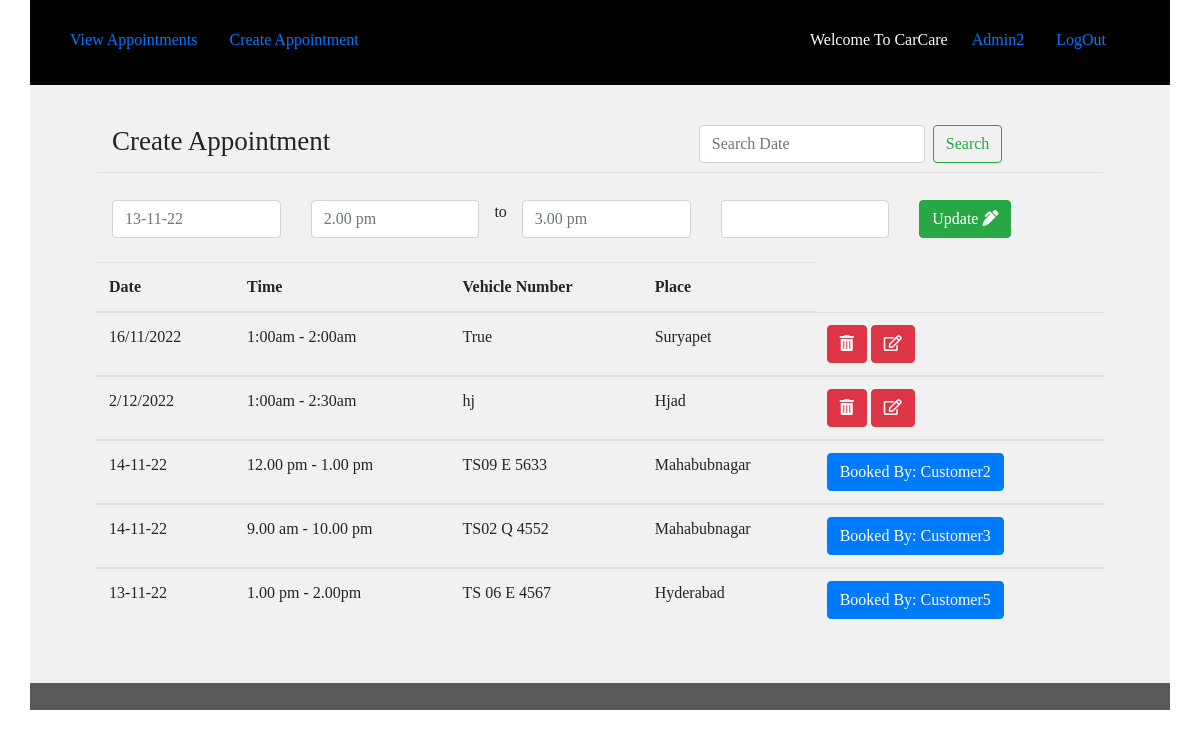
Screenshot of /teacher/create_appointment/update/5/ (signed in) with the database file from the repository.
### adminapp/models.py (models this page shows, shortened)
class Appointment(models.Model):
	user=models.ForeignKey(settings.AUTH_USER_MODEL,blank=True, null=True,on_delete=models.DO_NOTHING)
	date=models.CharField(max_length=50)
	time_start=models.CharField(max_length=50)
	time_end=models.CharField(max_length=50)
	vechilenum=models.CharField(max_length=50)
	appointment_with=models.CharField(max_length=50,blank=True)
	update_time=models.DateField(auto_now=True, auto_now_add=False)
	frist_time=models.DateField(auto_now=False, auto_now_add=True)
	place = models.CharField(max_length=61)

### adminapp/views.py (the view)
# urls.py: path('create_appointment/update/<int:id>/', teacher_appointment_update,name='teacher_appointment_update'),
def teacher_appointment_update(request,id):
	group_name=Group.objects.all().filter(user = request.user)# get logget user grouped name
	group_name=str(group_name[0]) # convert to string
	if "Admin" == group_name:
		user_name=request.user.get_username()#Getting Username
		appointment_list = Appointment.objects.all().order_by("-id").filter(user=request.user)
		q=request.GET.get("q") #search start
		if q:
			appointment_list=appointment_list.filter(date__icontains=q)
		else:
			appointment_list = appointment_list #search end
		single_appointment=ingle_appointment= Appointment.objects.get(id=id)
		form = AppointmentForm(request.POST or None, instance=single_appointment)
		if form.is_valid():
			    saving=form.save(commit=False)
			    saving.user=request.user
			    saving.save()
			    messages.success(request, 'Post Created Sucessfully')
			    return redirect('http://127.0.0.1:8000/teacher/create_appointment/')
		appointments= {
		    "query": appointment_list,
		    "user_name":user_name,
		    "form":form,
		}
		return render(request, 'admin_appointment_update.html', appointments )
	else:
		return redirect('http://127.0.0.1:8000/')

### adminapp/forms.py
class AppointmentForm(forms.ModelForm):
	class Meta:
		model=Appointment
		fields=[
		    "date",
		    "time_start",
		    "time_end",
		    "place",
		    "appointment_with"
		]

### templates/admin_appointment_update.html (shortened to what this page needs)
{% extends 'common_admin.html' %}
{% block common_admin %}
   <div class="student">
           <div class="container">
          <div class="row min-height">
              <div class="col-sm-12">
                            <div class="row main_boder">
                                <div class="col-sm-7">
                                     <h3 class="appointmnet_list">Create Appointment</h3>
                                </div>
                                <div class="col-sm-5">
                                      <form class="form-inline my-2 my-lg-0" method="GET" action="">
                                          <input class="form-control mr-sm-2" type="text" name="q" placeholder="Search Date" placeholder="Search With Name" aria-label="Search">
                                          <button class="btn btn-outline-success my-2 my-sm-0" type="submit" value="Search">Search</button>
                                       </form>
                                </div>
                            </div>
                          <form method="POST" action="">{% csrf_token %}
                               <div class="row" id="datepairExample">
                                  <div class="col">
                                    <input type="text" class="form-control date start"  name="{{form.date.name}}" required id="id_{{form.date.name}}" placeholder="{{form.date.value}}">
                                  </div>
                                  <div class="col">
                                    <input type="text" class="form-control time start" name="{{form.time_start.name}}" required id="id_{{form.time_start.name}}" required placeholder="{{form.time_start.value}}">
                                  </div> to
                                  <div class="col">
                                    <input type="text" class="form-control time end" name="{{form.time_end.name}}" required id="id_{{form.time_end.name}}" required placeholder="{{form.time_end.value}}">
                                  </div>
                                  <div class="col">
                                    <input type="text" class="form-control" name="{{form.room_number.name}}" required id="id_{{form.room_number.name}}" required placeholder="{{form.room_number.value}}">
                                  </div>
                                  <div class="col">
                                    <button type="submit" class="btn btn-success">Update <i class="fas fa-pen-alt"></i></button>
                                  </div>
                                </div>
                             </form>
                             <br>
      </div>
                             <table class="table">
                                       <thead>
                                        <tr>
                                            <th scope="col">Date</th>
                                            <th scope="col">Time</th>
                                            <th scope="col">Vehicle Number</th>
                                            <th scope="col">Place</th>
                                        </tr>
                                      </thead>{% for appoint in query %}
                                      {% if appoint.appointment_with != '' %}
                                      <tbody>
                                        <tr>
                                          <td>{{appoint.date}}</td>
                                          <td>{{appoint.time_start}} - {{appoint.time_end}}</td>
                                          <td>{{appoint.vechilenum}}</td>
                                            <td>{{appoint.place}}</td>
                                          <td><button title="Already booked, Not editable" type="button" class="btn btn-primary">Booked By: {{appoint.appointment_with}}</button></td>
                                        </tr>
                                      </tbody>{% endif %}
                                      {% if appoint.appointment_with == '' %}
                                      <tbody>
                                        <tr>
                                          <td>{{appoint.date}}</td>
                                          <td>{{appoint.time_start}} - {{appoint.time_end}}</td>
                                          <td>{{appoint.vechilenum}}</td>
                                            <td>{{appoint.place}}</td>
                                          <td><a href='{% url "appointment_delete" id=appoint.id %}'><button type="submit" class="btn btn-danger"><i class="fas fa-trash-alt"></i></button></a> <a href='{% url "teacher_appointment_update" id=appoint.id %}'><button type="submit" class="btn btn-danger"><i class="far fa-edit"></i></button></a></td>
                                        </tr>
                                      </tbody>{% endif %}
                                      {% endfor %}
                              </table>
              </div>
          </div>
      </div>
      <div class="footer">
           <div class="container">
          <div class="row">
              <div class="col-sm-12">
              </div>
          </div>
      </div>
      </div>
{% endblock common_admin %}

### templates/common_admin.html
{% extends 'common.html' %}
{% block body %}
   <div class="container ">
   	<div class="row studnet_nav">
   	             <div class="col-sm-8">
						     <ul class="nav nav-pills">
								  <li class="nav-item">
								    <a class="nav-link" href='{% url "teacher_home"%}'>View Appointments</a>
								  </li>
								  <li class="nav-item">
								    <a class="nav-link" href='{% url "teacher_appointment_list"%}'>Create Appointment</a>
								  </li>
							  </ul>
                  </div>
                 <div class="col-sm-4">
					     <ul class="nav nav-pills">
							  <li class="nav-item">
							    <p>Welcome To CarCare </p>
							  </li>
							  <li class="nav-item">
							    <a class="nav-link" href="#">{{user_name}}</a>
							  </li>
							  <li class="nav-item">
							    <a class="nav-link" href='{% url "logout"%}'>LogOut</a>
							  </li>
						  </ul>
	       		 </div>
	  </div>
    </div>
    {% block common_admin %}
    {% endblock common_admin %}
{% endblock %}

### static/css/style.css (style rules this page uses)
.login { height: 723px; }
.row.studnet_nav { background: hsl(0, 0%, 16%); PADDING: 5PX; }
.row.studnet_nav { background: black; color: white; padding: 9px; padding-top: 20px; }
h3.appointmnet_list { padding: 19px 0px 10px 0px; font-weight: normal; font-size: 27px; }
.student .row { background: #f1f1f1; }
body { font-family: cursive;!important }
.footer .row { background: #595959; text-align: center; font-size: 14px; color: white; padding: 13px; }
li.nav-item p { padding: 8px; }
h3.appointmnet_list { padding: 19px 0px 6px 0px; margin-bottom: 27px; font-weight: normal; font-size: 27px; }
.min-height h3.appointmnet_list { padding: 0px 0px 6px 0px; margin-bottom: 9px; font-weight: normal; font-size: 27px; }
.row.min-height { background: #f1f1f1; padding: 20px 67px 36px 67px; }
.row.main_boder { margin-bottom: 27px; border-bottom: 1px solid #00000014; }
.row.min-height { background: #f1f1f1; padding: 40px 67px 36px 67px; min-height: 591px; }
.main_boder { border-bottom: 1px solid #00000014; }

### rows the page displays
Appointment: date "13-11-22", time_start "2.00 pm", time_end "3.00 pm"
Appointment: date "16/11/2022", time_start "1:00am", time_end "2:00am", vechilenum "True", place "Suryapet"
Appointment: date "2/12/2022", time_start "1:00am", time_end "2:30am", vechilenum "hj", place "Hjad"
Appointment: date "14-11-22", time_start "12.00 pm", time_end "1.00 pm", vechilenum "TS09 E 5633", place "Mahabubnagar", appointment_with "Customer2"
Appointment: date "14-11-22", time_start "9.00 am", time_end "10.00 pm", vechilenum "TS02 Q 4552", place "Mahabubnagar", appointment_with "Customer3"
Appointment: date "13-11-22", time_start "1.00 pm", time_end "2.00pm", vechilenum "TS 06 E 4567", place "Hyderabad", appointment_with "Customer5"

### other values shown
{{ user_name }} "Admin2"
